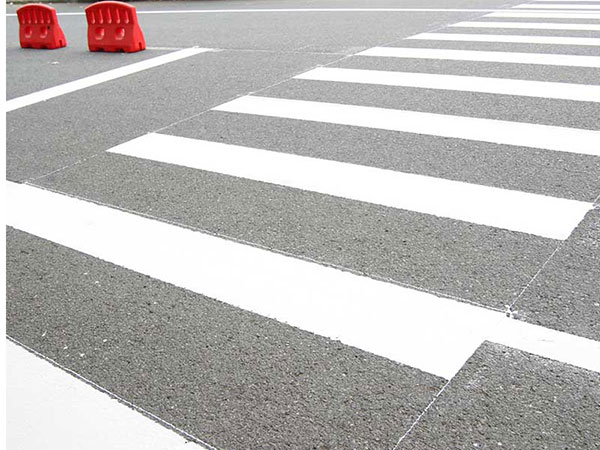
#> input picture 02_CV/20-hough-transform/zebra_crossing.jpg, 600 x 450 px
$ jupyter execute notebook.ipynb   (shell and % lines are left out)
#> lines starting #> are read from the running program, lines starting #| are printed output that depends on the picture
#### About
> Hough Transform
1. It's major application include detection of lines/circles in an image.
2. A line in x,y(cartersian coordinate) space can be expressed as a linear combination of two variables i.e y=mx+c(slope form) or r = xcos*theta) + ysin(theta) in polar coordinates space.
3. The algorithm comprises of the following steps
* Edge detection using an edge detection algorithm.
* Mapping edge points to hough space in an accumulator
* Generate lines of infinite length from accumulator.
* Conversion of infinite lines to finite lines.
4. OpenCV has standard and probabilistic hough lines transform which can be used by cv2.HoughLines and cv2.HoughLinesp. The former being computationally expensive.

[cell 1]
import cv2
import numpy as np
import matplotlib.pyplot as plt


img = cv2.imread('zebra_crossing.jpg')
#> img is the input picture: shape (450, 600, 3); mean B, G, R 184, 185.6, 188
disp_img = cv2.cvtColor(img,cv2.COLOR_BGR2RGB)
plt.imshow(img)

[cell 2]
#converting to gray
gray = cv2.cvtColor(img,cv2.COLOR_BGR2GRAY)
#detecting edges
unique_pixels = np.unique(gray)
#> unique_pixels = 249 values from 3 to 255
mid_val = unique_pixels[len(unique_pixels)//2]
#> mid_val = 131
edges= cv2.Canny(gray,mid_val,255)
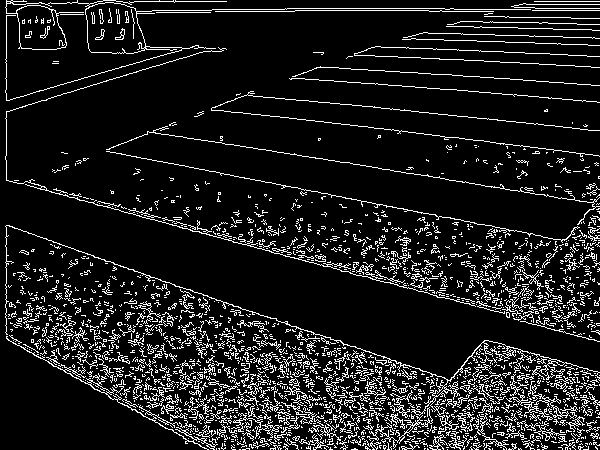
#> edges: shape (450, 600); 11.3% white in thin lines or dots
plt.imshow(edges,cmap='gray')

[cell 3]
lines = cv2.HoughLinesP(edges,1,np.pi/180,200,maxLineGap=80) #threshold - higher it is, less lines to be found
#> lines = [[6, 179, 589, 335], [106, 151, 597, 246], [295, 10, 441, 10], [5, 226, 597, 430], [305, 119, 598, 155], [6, 68, 110, 79], [6, 176, 568, 326], [147, 132, 597, 203], [248, 93, 599, 130], [285, 8, 453, 8], [6, 338, 6, 0], [338, 67, 599, 85]]

[cell 4]
for line in lines:
    x1,y1,x2,y2 = line[0]
    cv2.line(disp_img,(x1,y1),(x2,y2),(255,0,0),4)
#> this loop made 12 passes
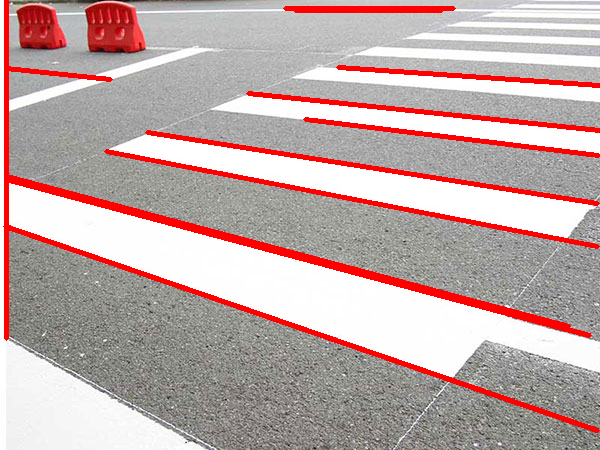
#> disp_img: shape (450, 600, 3); mean R, G, B 192.4, 170.5, 168.9

plt.imshow(disp_img)
